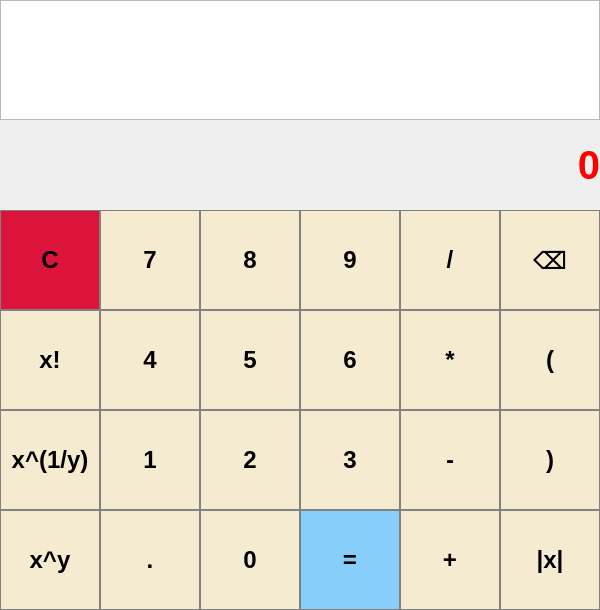
<?xml version="1.0" encoding="UTF-8"?>
<ui version="4.0">
 <class>MainWindow</class>
 <widget class="QMainWindow" name="MainWindow">
  <property name="geometry">
   <rect>
    <x>0</x>
    <y>0</y>
    <width>600</width>
    <height>610</height>
   </rect>
  </property>
  <property name="sizePolicy">
   <sizepolicy hsizetype="Fixed" vsizetype="Fixed">
    <horstretch>0</horstretch>
    <verstretch>0</verstretch>
   </sizepolicy>
  </property>
  <property name="minimumSize">
   <size>
    <width>600</width>
    <height>610</height>
   </size>
  </property>
  <property name="maximumSize">
   <size>
    <width>600</width>
    <height>610</height>
   </size>
  </property>
  <property name="windowTitle">
   <string>MainWindow</string>
  </property>
  <property name="styleSheet">
   <!-- <string notr="true">background-color: white;
block-size: 100%;</string> -->
  </property>
  <widget class="QWidget" name="centralwidget">
   <widget class="QLabel" name="label_2">
    <property name="geometry">
     <rect>
      <x>0</x>
      <y>120</y>
      <width>600</width>
      <height>90</height>
     </rect>
    </property>
    <property name="font">
     <font>
      <pointsize>30</pointsize>
      <bold>true</bold>
     </font>
    </property>
    <property name="cursor">
     <cursorShape>IBeamCursor</cursorShape>
    </property>
    <property name="mouseTracking">
     <bool>true</bool>
    </property>
    <property name="styleSheet">
     <string notr="true">QLabel{
	color: red;
}</string>
    </property>
    <property name="text">
     <string>0</string>
    </property>
    <property name="alignment">
     <set>Qt::AlignRight|Qt::AlignTrailing|Qt::AlignVCenter</set>
    </property>
    <property name="margin">
     <number>24</number>
    </property>
   </widget>
   <widget class="QPushButton" name="pushButton_back">
    <property name="geometry">
     <rect>
      <x>500</x>
      <y>210</y>
      <width>100</width>
      <height>100</height>
     </rect>
    </property>
    <property name="font">
     <font>
      <pointsize>18</pointsize>
      <bold>true</bold>
     </font>
    </property>
    <property name="styleSheet">
     <string notr="true">QPushButton {
	background-color: #f4ebd0;
border: 1px solid grey 
}
QPushButton:pressed {
    background-color: #DEDAB0;
}
</string>
    </property>
    <property name="text">
     <string>⌫</string>
    </property>
   </widget>
   <widget class="QPushButton" name="pushButton_rzav">
    <property name="geometry">
     <rect>
      <x>500</x>
      <y>310</y>
      <width>100</width>
      <height>100</height>
     </rect>
    </property>
    <property name="font">
     <font>
      <pointsize>18</pointsize>
      <bold>true</bold>
     </font>
    </property>
    <property name="styleSheet">
     <string notr="true">QPushButton {
	background-color: #f4ebd0;
border: 1px solid grey 
}
QPushButton:pressed {
    background-color: #DEDAB0;
}
</string>
    </property>
    <property name="text">
     <string>(</string>
    </property>
   </widget>
   <widget class="QPushButton" name="pushButton_lzav">
    <property name="geometry">
     <rect>
      <x>500</x>
      <y>410</y>
      <width>100</width>
      <height>100</height>
     </rect>
    </property>
    <property name="font">
     <font>
      <pointsize>18</pointsize>
      <bold>true</bold>
     </font>
    </property>
    <property name="styleSheet">
     <string notr="true">QPushButton {
	background-color: #f4ebd0;
border: 1px solid grey;
}
QPushButton:pressed {
    background-color: #DEDAB0;
}
</string>
    </property>
    <property name="text">
     <string>)</string>
    </property>
   </widget>
   <widget class="QPushButton" name="pushButton_div">
    <property name="geometry">
     <rect>
      <x>400</x>
      <y>210</y>
      <width>100</width>
      <height>100</height>
     </rect>
    </property>
    <property name="font">
     <font>
      <pointsize>18</pointsize>
      <bold>true</bold>
     </font>
    </property>
    <property name="styleSheet">
     <string notr="true">QPushButton {
	background-color: #f4ebd0;
border: 1px solid grey 
}
QPushButton:pressed {
    background-color: #DEDAB0;
}
</string>
    </property>
    <property name="text">
     <string>/</string>
    </property>
   </widget>
   <widget class="QPushButton" name="pushButton_C">
    <property name="geometry">
     <rect>
      <x>0</x>
      <y>210</y>
      <width>100</width>
      <height>100</height>
     </rect>
    </property>
    <property name="font">
     <font>
      <pointsize>18</pointsize>
      <bold>true</bold>
     </font>
    </property>
    <property name="styleSheet">
     <string notr="true">QPushButton {
	background-color: #DC143C;
border: 1px solid grey;
<!-- display: inline-block; -->
width: 20%;
}
QPushButton:pressed {
    background-color: #A52A2A;
}
</string>
    </property>
    <property name="text">
     <string>C</string>
    </property>
   </widget>
   <widget class="QPushButton" name="pushButton_9">
    <property name="geometry">
     <rect>
      <x>300</x>
      <y>210</y>
      <width>100</width>
      <height>100</height>
     </rect>
    </property>
    <property name="font">
     <font>
      <pointsize>18</pointsize>
      <bold>true</bold>
     </font>
    </property>
    <property name="styleSheet">
     <string notr="true">QPushButton {
	background-color: #f4ebd0;
border: 1px solid grey 
}
QPushButton:pressed {
    background-color: #DEDAB0;
}
</string>
    </property>
    <property name="text">
     <string>9</string>
    </property>
   </widget>
   <widget class="QPushButton" name="pushButton_mul">
    <property name="geometry">
     <rect>
      <x>400</x>
      <y>310</y>
      <width>100</width>
      <height>100</height>
     </rect>
    </property>
    <property name="font">
     <font>
      <pointsize>18</pointsize>
      <bold>true</bold>
     </font>
    </property>
    <property name="styleSheet">
     <string notr="true">QPushButton {
	background-color: #f4ebd0;
border: 1px solid grey 
}
QPushButton:pressed {
    background-color: #DEDAB0;
}
</string>
    </property>
    <property name="text">
     <string>*</string>
    </property>
   </widget>
   <widget class="QPushButton" name="pushButton_8">
    <property name="geometry">
     <rect>
      <x>200</x>
      <y>210</y>
      <width>100</width>
      <height>100</height>
     </rect>
    </property>
    <property name="font">
     <font>
      <pointsize>18</pointsize>
      <bold>true</bold>
     </font>
    </property>
    <property name="styleSheet">
     <string notr="true">QPushButton {
	background-color: #f4ebd0;
border: 1px solid grey 
}
QPushButton:pressed {
    background-color: #DEDAB0;
}
</string>
    </property>
    <property name="text">
     <string>8</string>
    </property>
   </widget>
   <widget class="QPushButton" name="pushButton_7">
    <property name="geometry">
     <rect>
      <x>100</x>
      <y>210</y>
      <width>100</width>
      <height>100</height>
     </rect>
    </property>
    <property name="font">
     <font>
      <pointsize>18</pointsize>
      <bold>true</bold>
     </font>
    </property>
    <property name="styleSheet">
     <string notr="true">QPushButton {
	background-color: #f4ebd0;
border: 1px solid grey;
}
QPushButton:pressed {
    background-color: #DEDAB0;
}
</string>
    </property>
    <property name="text">
     <string>7</string>
    </property>
   </widget>
   <widget class="QPushButton" name="pushButton_abs">
    <property name="geometry">
     <rect>
      <x>500</x>
      <y>510</y>
      <width>100</width>
      <height>100</height>
     </rect>
    </property>
    <property name="font">
     <font>
      <pointsize>18</pointsize>
      <bold>true</bold>
     </font>
    </property>
    <property name="styleSheet">
     <string notr="true">QPushButton {
	background-color: #f4ebd0;
border: 1px solid grey 
}
QPushButton:pressed {
    background-color: #DEDAB0;
}
</string>
    </property>
    <property name="text">
     <string>|x|</string>
    </property>
   </widget>
   <widget class="QPushButton" name="pushButton_6">
    <property name="geometry">
     <rect>
      <x>300</x>
      <y>310</y>
      <width>100</width>
      <height>100</height>
     </rect>
    </property>
    <property name="font">
     <font>
      <pointsize>18</pointsize>
      <bold>true</bold>
     </font>
    </property>
    <property name="styleSheet">
     <string notr="true">QPushButton {
	background-color: #f4ebd0;
border: 1px solid grey 
}
QPushButton:pressed {
    background-color: #DEDAB0;
}
</string>
    </property>
    <property name="text">
     <string>6</string>
    </property>
   </widget>
   <widget class="QPushButton" name="pushButton_min">
    <property name="geometry">
     <rect>
      <x>400</x>
      <y>410</y>
      <width>100</width>
      <height>100</height>
     </rect>
    </property>
    <property name="font">
     <font>
      <pointsize>18</pointsize>
      <bold>true</bold>
     </font>
    </property>
    <property name="styleSheet">
     <string notr="true">QPushButton {
	background-color: #f4ebd0;
border: 1px solid grey 
}
QPushButton:pressed {
    background-color: #DEDAB0;
}
</string>
    </property>
    <property name="text">
     <string>-</string>
    </property>
   </widget>
   <widget class="QPushButton" name="pushButton_5">
    <property name="geometry">
     <rect>
      <x>200</x>
      <y>310</y>
      <width>100</width>
      <height>100</height>
     </rect>
    </property>
    <property name="font">
     <font>
      <pointsize>18</pointsize>
      <bold>true</bold>
     </font>
    </property>
    <property name="styleSheet">
     <string notr="true">QPushButton {
	background-color: #f4ebd0;
border: 1px solid grey 
}
QPushButton:pressed {
    background-color: #DEDAB0;
}
</string>
    </property>
    <property name="text">
     <string>5</string>
    </property>
   </widget>
   <widget class="QPushButton" name="pushButton_4">
    <property name="geometry">
     <rect>
      <x>100</x>
      <y>310</y>
      <width>100</width>
      <height>100</height>
     </rect>
    </property>
    <property name="font">
     <font>
      <pointsize>18</pointsize>
      <bold>true</bold>
     </font>
    </property>
    <property name="styleSheet">
     <string notr="true">QPushButton {
	background-color: #f4ebd0;
border: 1px solid grey 
}
QPushButton:pressed {
    background-color: #DEDAB0;
}
</string>
    </property>
    <property name="text">
     <string>4</string>
    </property>
   </widget>
   <widget class="QPushButton" name="pushButton_sqrt">
    <property name="geometry">
     <rect>
      <x>0</x>
      <y>410</y>
      <width>100</width>
      <height>100</height>
     </rect>
    </property>
    <property name="font">
     <font>
      <pointsize>18</pointsize>
      <bold>true</bold>
     </font>
    </property>
    <property name="styleSheet">
     <string notr="true">QPushButton {
	background-color: #f4ebd0;
border: 1px solid grey 
}
QPushButton:pressed {
    background-color: #DEDAB0;
}
</string>
    </property>
    <property name="text">
     <string>x^(1/y)</string>
    </property>
   </widget>
   <widget class="QPushButton" name="pushButton_3">
    <property name="geometry">
     <rect>
      <x>300</x>
      <y>410</y>
      <width>100</width>
      <height>100</height>
     </rect>
    </property>
    <property name="font">
     <font>
      <pointsize>18</pointsize>
      <bold>true</bold>
     </font>
    </property>
    <property name="styleSheet">
     <string notr="true">QPushButton {
	background-color: #f4ebd0;
border: 1px solid grey 
}
QPushButton:pressed {
    background-color: #DEDAB0;
}
</string>
    </property>
    <property name="text">
     <string>3</string>
    </property>
   </widget>
   <widget class="QPushButton" name="pushButton_plus">
    <property name="geometry">
     <rect>
      <x>400</x>
      <y>510</y>
      <width>100</width>
      <height>100</height>
     </rect>
    </property>
    <property name="font">
     <font>
      <pointsize>18</pointsize>
      <bold>true</bold>
     </font>
    </property>
    <property name="styleSheet">
     <string notr="true">QPushButton {
	background-color: #f4ebd0;
border: 1px solid grey 
}
QPushButton:pressed {
    background-color: #DEDAB0;
}
</string>
    </property>
    <property name="text">
     <string>+</string>
    </property>
   </widget>
   <widget class="QPushButton" name="pushButton_2">
    <property name="geometry">
     <rect>
      <x>200</x>
      <y>410</y>
      <width>100</width>
      <height>100</height>
     </rect>
    </property>
    <property name="font">
     <font>
      <pointsize>18</pointsize>
      <bold>true</bold>
     </font>
    </property>
    <property name="styleSheet">
     <string notr="true">QPushButton {
	background-color: #f4ebd0;
border: 1px solid grey 
}
QPushButton:pressed {
    background-color: #DEDAB0;
}
</string>
    </property>
    <property name="text">
     <string>2</string>
    </property>
   </widget>
   <widget class="QPushButton" name="pushButton_1">
    <property name="geometry">
     <rect>
      <x>100</x>
      <y>410</y>
      <width>100</width>
      <height>100</height>
     </rect>
    </property>
    <property name="font">
     <font>
      <pointsize>18</pointsize>
      <bold>true</bold>
     </font>
    </property>
    <property name="styleSheet">
     <string notr="true">QPushButton {
	background-color: #f4ebd0;
border: 1px solid grey 
}
QPushButton:pressed {
    background-color: #DEDAB0;
}
</string>
    </property>
    <property name="text">
     <string>1</string>
    </property>
   </widget>
   <widget class="QPushButton" name="pushButton_pow">
    <property name="geometry">
     <rect>
      <x>0</x>
      <y>510</y>
      <width>100</width>
      <height>100</height>
     </rect>
    </property>
    <property name="font">
     <font>
      <pointsize>18</pointsize>
      <bold>true</bold>
     </font>
    </property>
    <property name="styleSheet">
     <string notr="true">QPushButton {
	background-color: #f4ebd0;
border: 1px solid grey 
}
QPushButton:pressed {
    background-color: #DEDAB0;
}
</string>
    </property>
    <property name="text">
     <string>x^y</string>
    </property>
   </widget>
   <widget class="QPushButton" name="pushButton_decimal">
    <property name="geometry">
     <rect>
      <x>100</x>
      <y>510</y>
      <width>100</width>
      <height>100</height>
     </rect>
    </property>
    <property name="font">
     <font>
      <pointsize>18</pointsize>
      <bold>true</bold>
     </font>
    </property>
    <property name="styleSheet">
     <string notr="true">QPushButton {
	background-color: #f4ebd0;
border: 1px solid grey 
}
QPushButton:pressed {
    background-color: #DEDAB0;
}
</string>
    </property>
    <property name="text">
     <string>.</string>
    </property>
   </widget>
   <widget class="QPushButton" name="pushButton_eq">
    <property name="geometry">
     <rect>
      <x>300</x>
      <y>510</y>
      <width>100</width>
      <height>100</height>
     </rect>
    </property>
    <property name="font">
     <font>
      <pointsize>18</pointsize>
      <bold>true</bold>
     </font>
    </property>
    <property name="styleSheet">
     <string notr="true">QPushButton {
  background-color: #87cefa;
  border: 1px solid gray;
}

QPushButton:pressed {
    background-color: #1e90ff;
}</string>
    </property>
    <property name="text">
     <string>=</string>
    </property>
   </widget>
   <widget class="QPushButton" name="pushButton_zero">
    <property name="geometry">
     <rect>
      <x>200</x>
      <y>510</y>
      <width>100</width>
      <height>100</height>
     </rect>
    </property>
    <property name="font">
     <font>
      <pointsize>18</pointsize>
      <bold>true</bold>
     </font>
    </property>
    <property name="styleSheet">
     <string notr="true">QPushButton {
	background-color: #f4ebd0;
border: 1px solid grey 
}
QPushButton:pressed {
    background-color: #DEDAB0;
}
</string>
    </property>
    <property name="text">
     <string>0</string>
    </property>
   </widget>
   <widget class="QPushButton" name="pushButton_fac">
    <property name="geometry">
     <rect>
      <x>0</x>
      <y>310</y>
      <width>100</width>
      <height>100</height>
     </rect>
    </property>
    <property name="font">
     <font>
      <pointsize>18</pointsize>
      <bold>true</bold>
     </font>
    </property>
    <property name="styleSheet">
     <string notr="true">QPushButton {
	background-color: #f4ebd0;
border: 1px solid grey 
}
QPushButton:pressed {
    background-color: #DEDAB0;
}
</string>
    </property>
    <property name="text">
     <string>x!</string>
    </property>
    <property name="iconSize">
     <size>
      <width>16</width>
      <height>16</height>
     </size>
    </property>
   </widget>
   <widget class="QTextEdit" name="label">
    <property name="geometry">
     <rect>
      <x>0</x>
      <y>0</y>
      <width>600</width>
      <height>120</height>
     </rect>
    </property>
    <property name="font">
     <font>
      <pointsize>34</pointsize>
      <bold>true</bold>
     </font>
    </property>
    <property name="cursor" stdset="0">
     <cursorShape>IBeamCursor</cursorShape>
    </property>
    <property name="autoFillBackground">
     <bool>true</bool>
    </property>
    <property name="styleSheet">
     <!-- <string notr="true">fontsize: 15px;
left margin: px;
</string> -->
    </property>
    <property name="html">
     <string>&lt;!DOCTYPE HTML PUBLIC &quot;-//W3C//DTD HTML 4.0//EN&quot; &quot;http://www.w3.org/TR/REC-html40/strict.dtd&quot;&gt;
&lt;html&gt;&lt;head&gt;&lt;meta name=&quot;qrichtext&quot; content=&quot;1&quot; /&gt;&lt;meta charset=&quot;utf-8&quot; /&gt;&lt;style type=&quot;text/css&quot;&gt;
p, li { white-space: pre-wrap; }
&lt;/style&gt;&lt;/head&gt;&lt;body style=&quot; font-family:'Ubuntu'; font-size:34pt; font-weight:700; font-style:normal;&quot;&gt;
&lt;p style=&quot;-qt-paragraph-type:empty; margin-top:0px; margin-bottom:0px; margin-left:0px; margin-right:0px; -qt-block-indent:0; text-indent:0px;&quot;&gt;&lt;br /&gt;&lt;/p&gt;&lt;/body&gt;&lt;/html&gt;</string>
    </property>
   </widget>
   <zorder>pushButton_4</zorder>
   <zorder>label_2</zorder>
   <zorder>pushButton_back</zorder>
   <zorder>pushButton_rzav</zorder>
   <zorder>pushButton_lzav</zorder>
   <zorder>pushButton_div</zorder>
   <zorder>pushButton_C</zorder>
   <zorder>pushButton_9</zorder>
   <zorder>pushButton_mul</zorder>
   <zorder>pushButton_8</zorder>
   <zorder>pushButton_7</zorder>
   <zorder>pushButton_abs</zorder>
   <zorder>pushButton_6</zorder>
   <zorder>pushButton_min</zorder>
   <zorder>pushButton_5</zorder>
   <zorder>pushButton_sqrt</zorder>
   <zorder>pushButton_3</zorder>
   <zorder>pushButton_plus</zorder>
   <zorder>pushButton_2</zorder>
   <zorder>pushButton_1</zorder>
   <zorder>pushButton_pow</zorder>
   <zorder>pushButton_decimal</zorder>
   <zorder>pushButton_eq</zorder>
   <zorder>pushButton_zero</zorder>
   <zorder>pushButton_fac</zorder>
   <zorder>label</zorder>
  </widget>
 </widget>
 <resources/>
 <connections/>
</ui>
